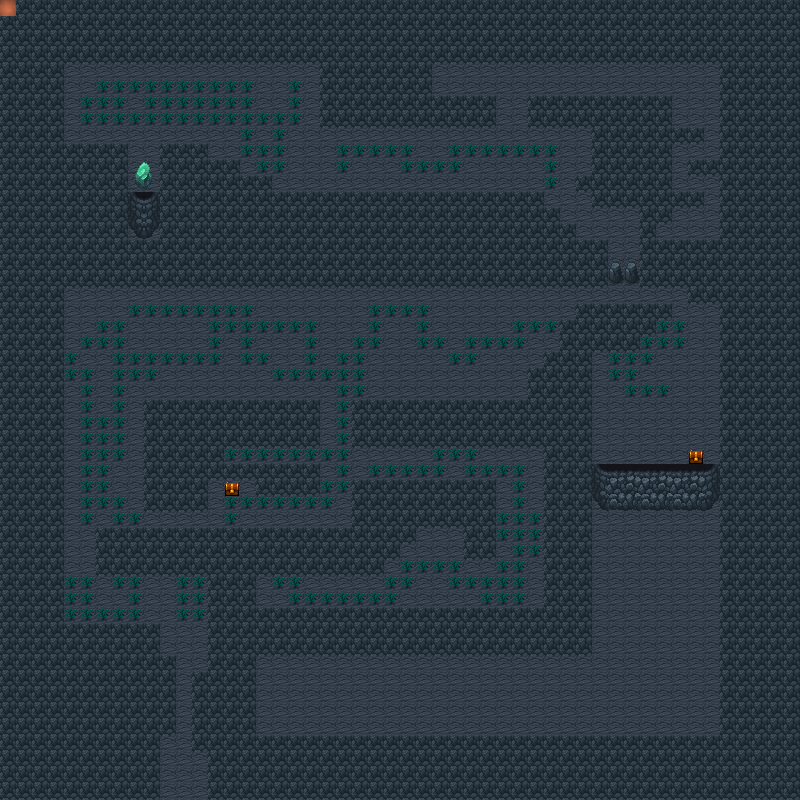

This game map was drawn from its Tiled (.tmx) file and the tilesets committed beside it. A one-line description and the trimmed map source follow:
An orthogonal 50x50 tile map with 16x16 px tiles, 7 tile layers (noenemy, background, trans, stop, ...), 3 tilesets and 5 objects (x11y43, x43y28, x14y30, x8y9, x9y9).

<map version="1.0" orientation="orthogonal" width="50" height="50" tilewidth="16" tileheight="16">
 <tileset firstgid="1" name="map031" tilewidth="16" tileheight="16">
  <image source="map031.png" width="128" height="512" />
 </tileset>
 <tileset firstgid="257" name="map032" tilewidth="16" tileheight="16">
  <image source="map032.png" width="64" height="512" />
 </tileset>
 <tileset firstgid="385" name="game.dat_000001" tilewidth="16" tileheight="16">
  <image source="game.dat_000001.png" width="464" height="256" />
 </tileset>
 <layer name="noenemy" width="50" height="50">
  <data>[2500 cells, 10 non-empty, 1 distinct tile ids]</data>
 </layer>
 <layer name="background" width="50" height="50">
  <data>[2500 cells, 2500 non-empty, 1 distinct tile ids]</data>
 </layer>
 <layer name="trans" width="50" height="50">
  <data>[2500 cells, 3 non-empty, 1 distinct tile ids]</data>
 </layer>
 <layer name="stop" width="50" height="50">
  <data>[2500 cells, 1525 non-empty, 20 distinct tile ids]</data>
 </layer>
 <layer name="other" width="50" height="50">
  <data>[2500 cells, 5 non-empty, 3 distinct tile ids]</data>
 </layer>
 <layer name="box" width="50" height="50">
  <data>[2500 cells, 2 non-empty, 1 distinct tile ids]</data>
 </layer>
 <layer name="grass" width="50" height="50">
  <data>[2500 cells, 253 non-empty, 1 distinct tile ids]</data>
 </layer>
 <objectgroup name="object" width="50" height="50">
  <object name="x11y43" x="176" y="688" width="16" height="16">
   <properties>
    <property name="CallBack" value="holeToWorld" />
   </properties>
  </object>
  <object name="x43y28" x="688" y="448" width="16" height="16">
   <properties>
    <property name="CallBack" value="something" />
   </properties>
  </object>
  <object name="x14y30" x="224" y="480" width="16" height="16">
   <properties>
    <property name="CallBack" value="removeHoleRound" />
   </properties>
  </object>
  <object name="x8y9" x="128" y="144" width="16" height="16">
   <properties>
    <property name="CallBack" value="bossFight" />
   </properties>
  </object>
  <object name="x9y9" x="144" y="144" width="16" height="16">
   <properties>
    <property name="CallBack" value="bossFight" />
   </properties>
  </object>
 </objectgroup>
</map>
